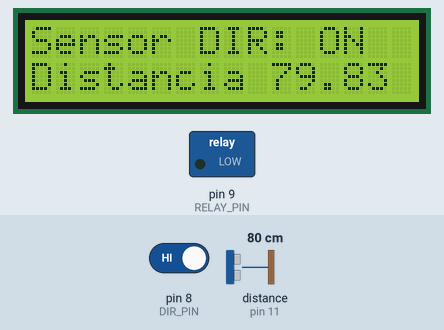
Recording of a sketch running on a simulated Arduino Uno, built with avr-gcc and run on an emulated ATmega328P. Parts: 16×2 character LCD, switched loads named in the sketch (green lamp = pin HIGH). Wiring (inferred from the names in the program): ultrasonic range finder: trigger pin 12; echo pin 11. The test bench sets the inputs (shaded band); at power-on: pin 8 (DIR_PIN) HIGH, distance to the obstacle (sensor on pin 11) 80 cm. The echo pulse lasts 58.3 µs per cm; pins used as bus, display or sensor lines are not drawn.

Above: at 1.6 s.
1.7 s: pin 8 (DIR_PIN) driven LOW
At 3.4 s:
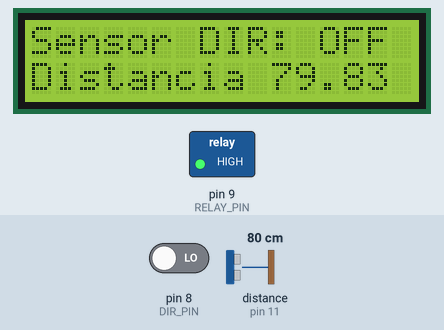
4.5 s: distance to the obstacle (sensor on pin 11) set to 2 cm
At 6.1 s:
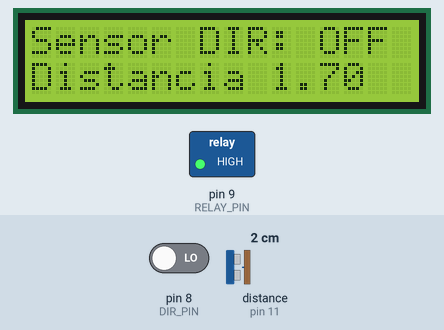
6.5 s: pin 8 (DIR_PIN) driven HIGH
At 6.9 s:
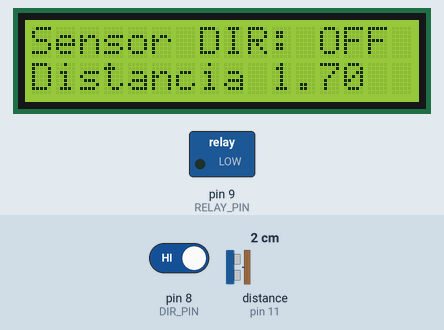
8.5 s: distance to the obstacle (sensor on pin 11) set to 4 cm
At 10.2 s:
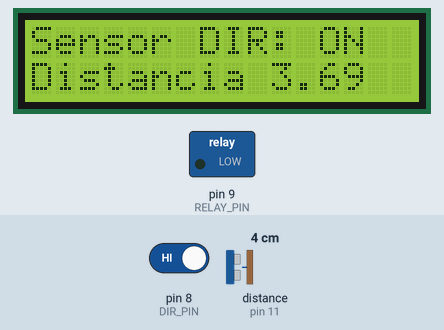
10.5 s: distance to the obstacle (sensor on pin 11) set to 9 cm
At 11.9 s:
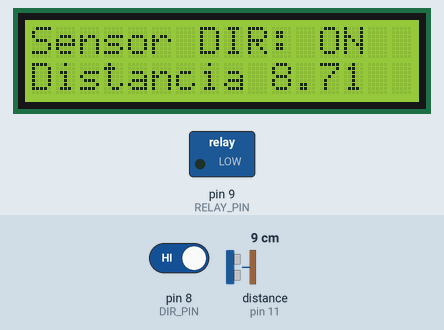
Timing chart, 0 to 13.5 s (numbered marks = the images above; inputs shaded):
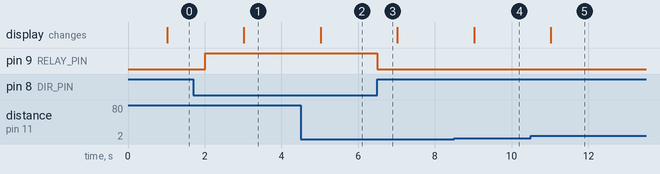

The sketch:

Practica2.ino
```cpp
#include <LiquidCrystal.h>
#include <DHT.h>
#include <DHT_U.h>
#define SCROLL_SPEED 500
#define DATA_SPEED 1000
#define RELAY_PIN 9
#define DIR_PIN 8
#define PIR_TIME 2000
#define ECHO 11
#define TRIGGER 12

int isActive = 0;
double distancia = 0;
unsigned long currentMilis = 0;
unsigned long previousPirUpdate = 0;
unsigned long previousUpdate = 0;
bool leer = true;
char formatted[50];

LiquidCrystal lcd(7, 6, 5, 4, 3, 2);

void setup() {
  pinMode(RELAY_PIN, OUTPUT);
  pinMode(DIR_PIN, INPUT);
  pinMode(ECHO, INPUT);
  pinMode(TRIGGER, OUTPUT);
  Serial.begin(9600);
  lcd.begin(16, 2);
  lcd.setCursor(0, 0);
  lcd.print("Iniciando...");
}


void loop() {
  currentMilis = millis();
   if(isActive == LOW || leer) {
    isActive = leerDir();
    leer = false;
  }
  if(isActive == HIGH && currentMilis-previousPirUpdate>=PIR_TIME) {
    leer = true;
    previousPirUpdate=currentMilis;
  }
  if(isActive == HIGH) {
     digitalWrite(RELAY_PIN, LOW);
    } else {
      digitalWrite(RELAY_PIN, HIGH);
   }


  distancia = leerDistancia();
  if (currentMilis - previousUpdate >= DATA_SPEED) {
    imprimirSerial();
    printScreen();
    previousUpdate = currentMilis;
   /*  if (distancia <= 10) {
      digitalWrite(RELAY_PIN, LOW);
    } else {
      digitalWrite(RELAY_PIN, HIGH);
    } */
  }
}

void printScreen() {
  lcd.clear();
  lcd.setCursor(0, 0);
  lcd.print("Sensor DIR: ");
  if(isActive == HIGH) {
    lcd.print("ON");
  } else {
    lcd.print("OFF");
  }
  lcd.setCursor(0, 1);
  lcd.print("Distancia ");
  //sprintf(formatted, "%.2f", distancia);
  //lcd.print(formatted);
  lcd.print(distancia);
  lcd.display();
}

int leerDir() {
  return digitalRead(DIR_PIN);
}
double leerDistancia() {
  digitalWrite(TRIGGER,HIGH);
  delay(1);
  digitalWrite(TRIGGER,LOW);
  return pulseIn(ECHO, HIGH) / 58.2;
}

void imprimirSerial() {
}
```

Measured:
- after the input at 1.7 s, pin 9 (RELAY_PIN): LOW → HIGH after 0.32 s; the display: changes after 1.3 s (image 1)
- after the input at 4.5 s, the display: changes after 0.52 s (image 2)
- after the input at 6.5 s, pin 9 (RELAY_PIN): HIGH → LOW at once
- after the input at 8.5 s, the display: changes after 0.52 s (image 4)
- after the input at 10.5 s, the display: changes after 0.52 s (image 5)
